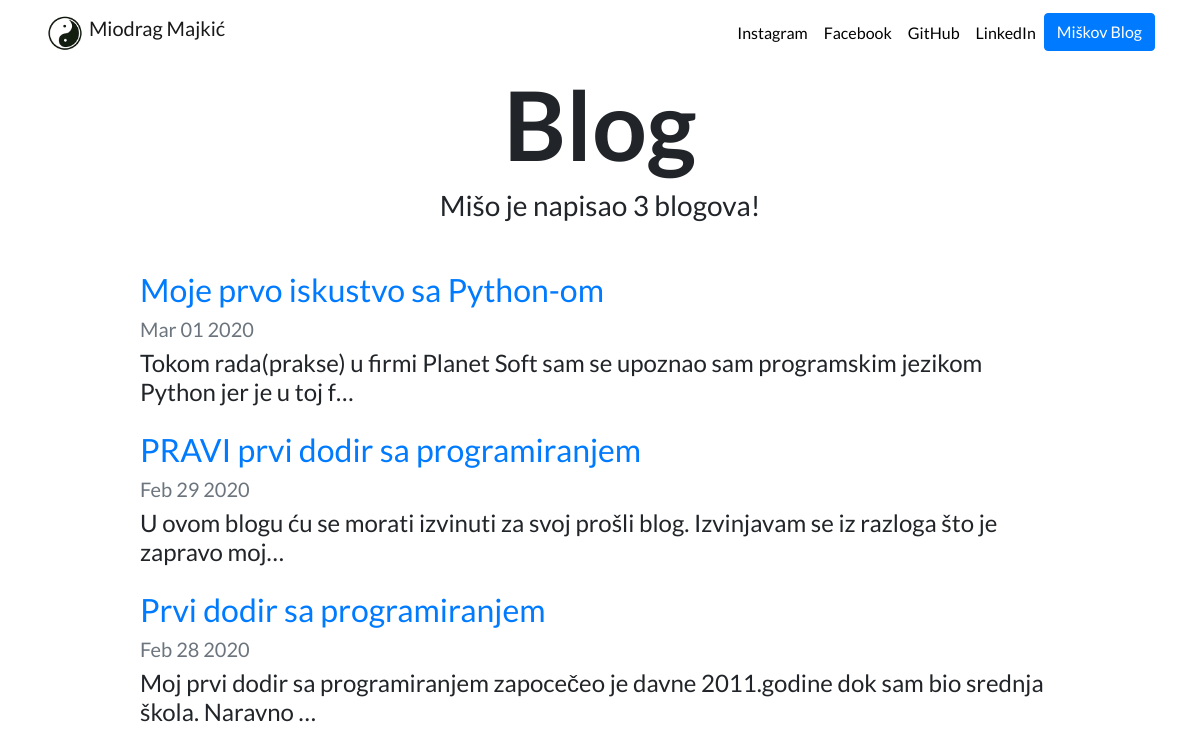
Screenshot of /blog/ with the database file from the repository.
### blog/models.py (models this page shows, shortened)
class Blog(models.Model):
    title = models.CharField(max_length=200)
    description = models.TextField()
    date = models.DateField()

### blog/views.py (the view)
# urls.py: path('', views.all_blogs, name='all_blogs'),
def all_blogs(request):
    blogs = Blog.objects.order_by('-date')
    return render(request, 'blog/all_blogs.html', {'blogs': blogs})

### blog/templates/blog/all_blogs.html
{% extends "portfolio/base.html" %}
{% load static %}
{% block content %}
<h1 id="blogtitle" class="font-weight-bold text-center">Blog</h1>
<h3 class="text-center mb-5">Mišo je napisao {{ blogs.count }} blogova!</h3>
{% for blog in blogs %}
<div class="row justify-content-center my-3">
  <div class="col-md-10">
    <a href="{% url 'blog:detail' blog.id %}">
      <h2>{{ blog.title }}</h2>
    </a>
    <h5 class="text-muted">{{ blog.date|date:'M d Y' }}</h5>
    <h4>{{ blog.description|striptags|truncatechars:100 }}</h4>
  </div>
</div>
{% endfor %}
{% endblock %}

### portfolio/static/portfolio/custom.css (style rules this page uses)
body { font-family: 'Lato', sans-serif; }
#blogtitle { font-size: 6rem; }

### rows the page displays
Blog: title "Moje prvo iskustvo sa Python-om", date "Mar 01 2020", description "Tokom rada(prakse) u firmi Planet Soft sam se upoznao sam programskim jezikom Python jer je u toj f…"
Blog: title "PRAVI prvi dodir sa programiranjem", date "Feb 29 2020", description "U ovom blogu ću se morati izvinuti za svoj prošli blog. Izvinjavam se iz razloga što je zapravo moj…"
Blog: title "Prvi dodir sa programiranjem", date "Feb 28 2020", description "Moj prvi dodir sa programiranjem zapocečeo je davne 2011.godine dok sam bio srednja škola. Naravno …"

### other values shown
{{ blogs.count }} "3"
